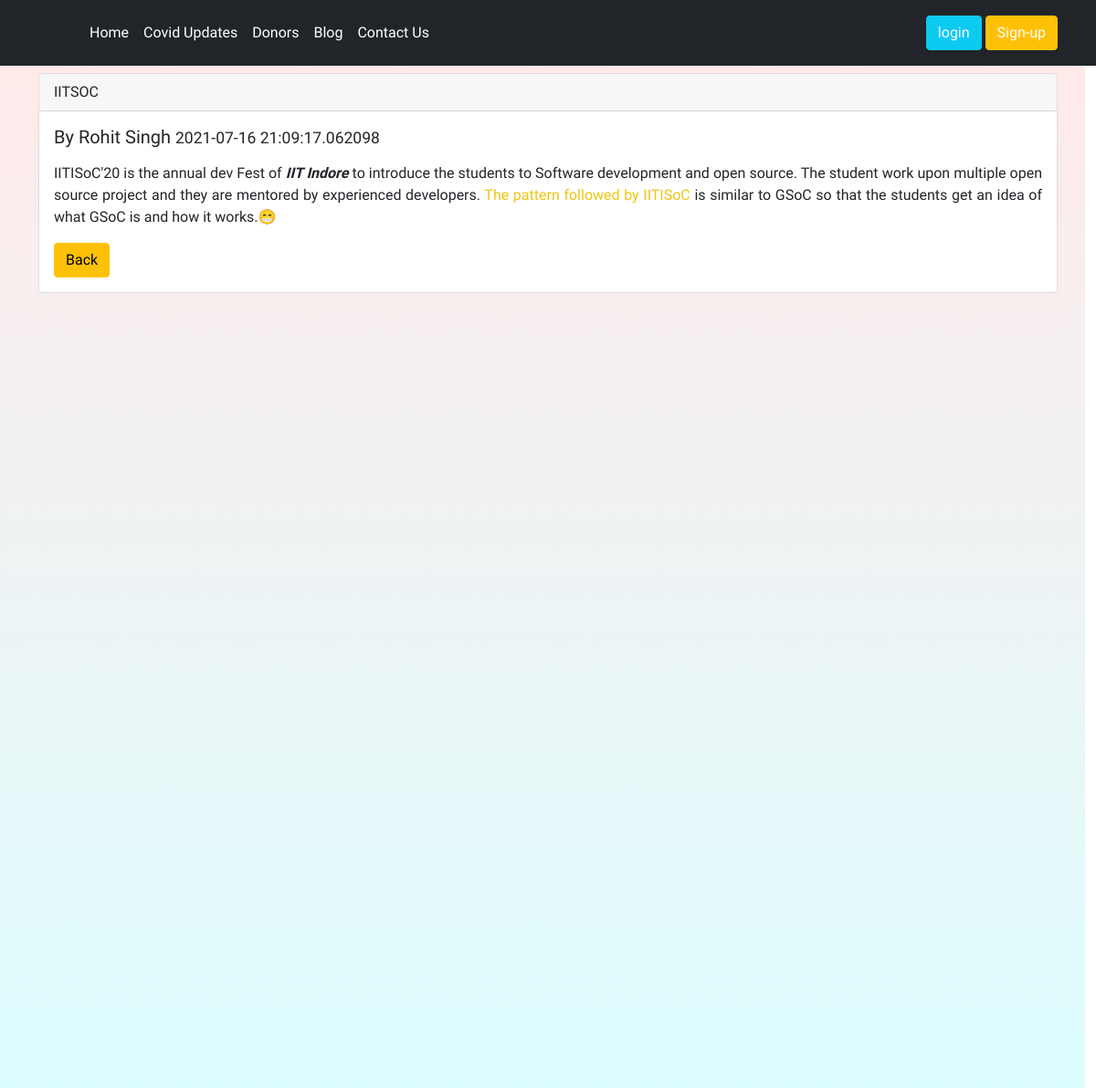
/blog/10, run on the app's committed database.
### blog/models.py (models this page shows, shortened)
class Post(models.Model):
    sno=models.AutoField(primary_key=True)
    title=models.CharField(max_length=255)
    author=models.CharField(max_length=50)
    authorUsername=models.CharField(max_length=50, default="")
    Timestamp=models.CharField(max_length=50)
    content=models.TextField()

### blog/views.py (the view)
# urls.py: path('<int:mysno>', views.blogPost, name='blogPost'),
def blogPost(request, mysno):
    post = Post.objects.filter(sno=mysno).first()
    if request.user.is_authenticated:
        userjson =request.user.first_name
        userdict = json.loads(userjson)
        return render(request, "blog/blogPost.html", {"post": post, "user":userdict})
    return render(request, "blog/blogPost.html", {"post": post,})

### templates/blog/blogPost.html (shortened to what this page needs)
{% extends 'base.html' %}
{% block body %}
<div class="container">
  <div class="card my-2 animatn">
    <div class="card-header">
      {{post.title}}
    </div>
    <div class="card-body">
      <h5 class="card-title">By {{post.author}} <small>{{post.Timestamp}} </small></h5>
      <p class="card-text">
        {% autoescape off %}{{post.content}}{% endautoescape %}
      </p>
    <a href="/blog" class="btn btn-warning">Back</a>
</div>
    </div>
 {% endblock %}

### templates/base.html (style rules this page uses)
* { font-family: 'Baloo Bhai 2', cursive; padding: 0; margin: 0; z-index: 1; }
a { text-decoration: none; color: white; font: weight 9px; }

### data on the page
Post: title "IITSOC", author "Rohit Singh", Timestamp "2021-07-16 21:09:17.062098", content "IITISoC'20 is the annual dev Fest of IIT Indore to introduce the students to Software development and open source. The student work upon multiple open source project and they are mentored by experienced developers. The pattern followed by IITISoC is similar to GSoC so that the students get an idea of what GSoC is and how it works.😁"
